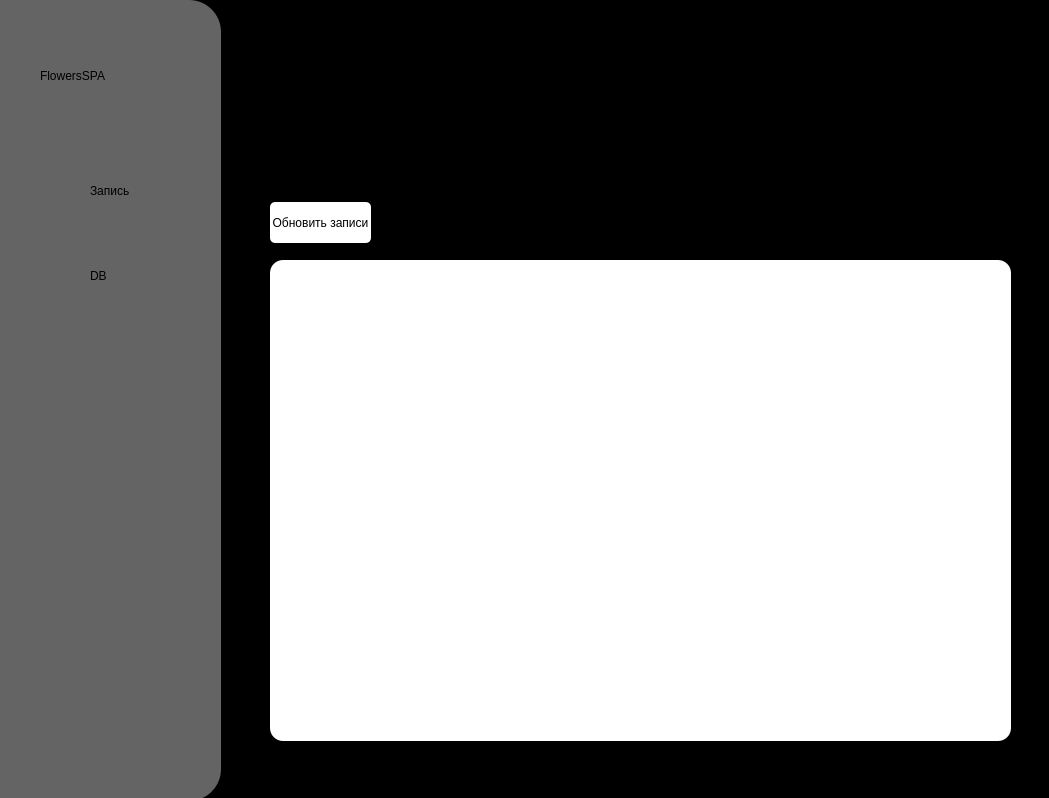
<?xml version="1.0" encoding="UTF-8"?>
<ui version="4.0">
 <class>MainWindow</class>
 <widget class="QMainWindow" name="MainWindow">
  <property name="geometry">
   <rect>
    <x>0</x>
    <y>0</y>
    <width>1049</width>
    <height>798</height>
   </rect>
  </property>
  <property name="windowTitle">
   <string>MainWindow</string>
  </property>
  <property name="styleSheet">
   <string notr="true">
background-color: rgb(0, 0, 0);</string>
  </property>
  <property name="iconSize">
   <size>
    <width>32</width>
    <height>32</height>
   </size>
  </property>
  <widget class="QWidget" name="centralwidget">
   <widget class="QWidget" name="widget" native="true">
    <property name="geometry">
     <rect>
      <x>-30</x>
      <y>0</y>
      <width>251</width>
      <height>801</height>
     </rect>
    </property>
    <property name="styleSheet">
     <string notr="true">background-color: rgb(100, 100, 100);
border-radius: 32px;</string>
    </property>
    <widget class="QPushButton" name="hair">
     <property name="geometry">
      <rect>
       <x>50</x>
       <y>160</y>
       <width>61</width>
       <height>60</height>
      </rect>
     </property>
     <property name="styleSheet">
      <string notr="true">border: 3px solid rbg(0, 0, 0);
border-radius: 4px;

</string>
     </property>
     <property name="text">
      <string/>
     </property>
     <property name="icon">
      <iconset resource="res.qrc">
       <normaloff>:/icons/hair.svg</normaloff>:/icons/hair.svg</iconset>
     </property>
     <property name="iconSize">
      <size>
       <width>32</width>
       <height>32</height>
      </size>
     </property>
    </widget>
    <widget class="QLabel" name="text">
     <property name="geometry">
      <rect>
       <x>70</x>
       <y>50</y>
       <width>121</width>
       <height>51</height>
      </rect>
     </property>
     <property name="styleSheet">
      <string notr="true">font: italic 16pt &quot;Sitka Small&quot;;</string>
     </property>
     <property name="text">
      <string>FlowersSPA</string>
     </property>
    </widget>
    <widget class="QLabel" name="label">
     <property name="geometry">
      <rect>
       <x>120</x>
       <y>180</y>
       <width>101</width>
       <height>21</height>
      </rect>
     </property>
     <property name="whatsThis">
      <string>&lt;html&gt;&lt;head/&gt;&lt;body&gt;&lt;p align=&quot;center&quot;&gt;&lt;br/&gt;&lt;/p&gt;&lt;/body&gt;&lt;/html&gt;</string>
     </property>
     <property name="styleSheet">
      <string notr="true">font: 9pt &quot;Mongolian Baiti&quot;;</string>
     </property>
     <property name="text">
      <string>Запись</string>
     </property>
    </widget>
    <widget class="QPushButton" name="pushButton_4">
     <property name="geometry">
      <rect>
       <x>50</x>
       <y>240</y>
       <width>60</width>
       <height>60</height>
      </rect>
     </property>
     <property name="styleSheet">
      <string notr="true">border: 3px solid rbg(0, 0, 0);
border-radius: 4px;</string>
     </property>
     <property name="text">
      <string/>
     </property>
     <property name="icon">
      <iconset resource="res.qrc">
       <normaloff>:/icons/open-mail-svgrepo-com.svg</normaloff>:/icons/open-mail-svgrepo-com.svg</iconset>
     </property>
     <property name="iconSize">
      <size>
       <width>52</width>
       <height>52</height>
      </size>
     </property>
    </widget>
    <widget class="QLabel" name="label_4">
     <property name="geometry">
      <rect>
       <x>120</x>
       <y>260</y>
       <width>71</width>
       <height>31</height>
      </rect>
     </property>
     <property name="styleSheet">
      <string notr="true">font: 13pt &quot;Mongolian Baiti&quot;;</string>
     </property>
     <property name="text">
      <string>DB</string>
     </property>
    </widget>
   </widget>
   <widget class="QTableWidget" name="tableWidget">
    <property name="geometry">
     <rect>
      <x>270</x>
      <y>260</y>
      <width>741</width>
      <height>481</height>
     </rect>
    </property>
    <property name="styleSheet">
     <string notr="true">background-color: rgb(255, 255, 255);

border-radius: 13px;</string>
    </property>
   </widget>
   <widget class="QPushButton" name="pushButton">
    <property name="geometry">
     <rect>
      <x>270</x>
      <y>202</y>
      <width>101</width>
      <height>41</height>
     </rect>
    </property>
    <property name="styleSheet">
     <string notr="true">background-color: rgb(255, 255, 255);
border-radius: 5px;
</string>
    </property>
    <property name="text">
     <string>Обновить записи</string>
    </property>
   </widget>
  </widget>
 </widget>
 <resources>
  <include location="res.qrc"/>
 </resources>
 <connections/>
</ui>
